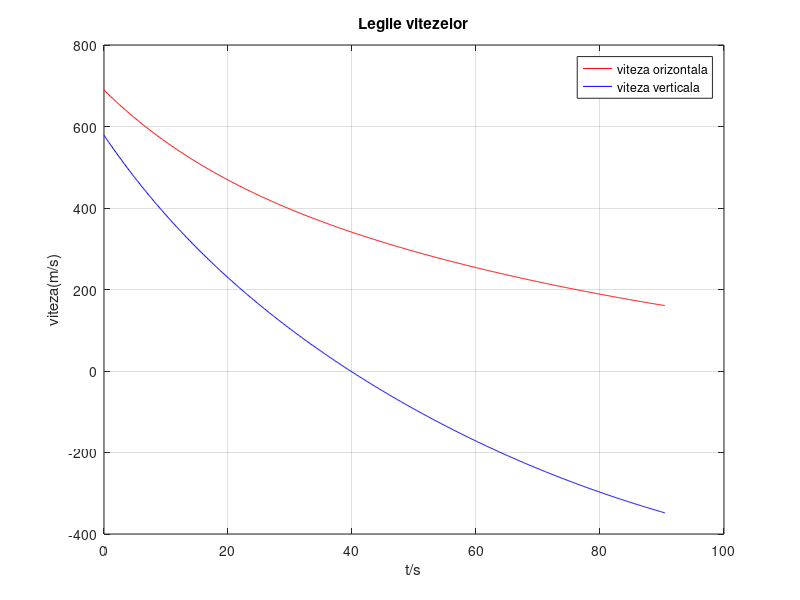
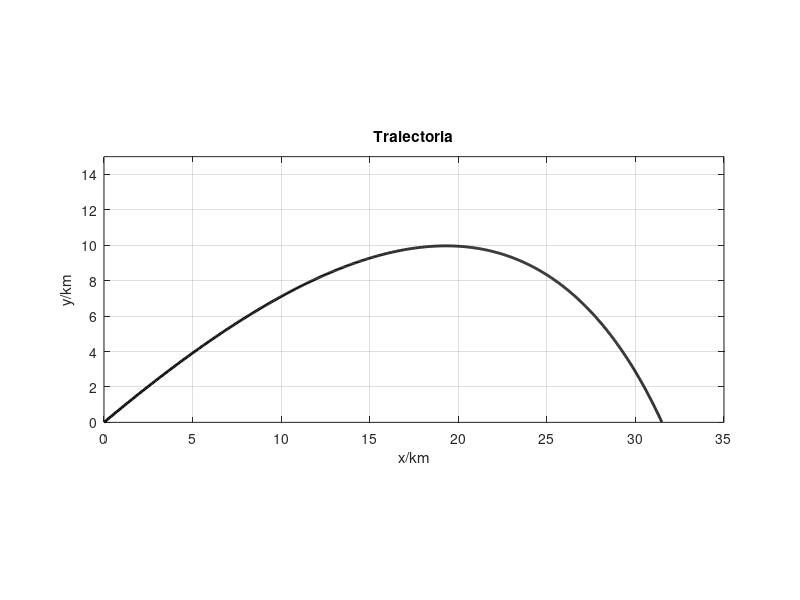

The MATLAB source for these figures, in order:
% Acesta este un comentariu
% Miscarea unui proiectil cu frecare fluida
clear; % sterge toate variabile din workspace
close all; % inchide toate ferestrele grafice
clc; % clear command window
g=9.81; % m/s^2; acceleratia gravitationala
m=1.2; % kg; masa proiectilului
v0=900; % m/s; viteza initiala
b1=m*g/v0; b2=m*g/v0^2; % coeficientii de frecare fluida
alpha0=40; % grade; unghi initial
t0=0; % s; momentul initial
tf=2*v0*sind(alpha0)/g; % supraestimare initiala, din problema Ff=0
N=1000; % numarul momentelor
% t=t0:deltat:tf; % progresie aritmetica cu precizarea ratiei
t=linspace(t0,tf,N); % progresie aritmetica cu precizarea lungimii sirului
dt=t(2)-t(1); % pasul de timp
vx=zeros(1,N); % prealocare pentru optimizarea ciclului
vy=vx;
x=zeros(1,N);
y=x;
vx(1)=v0*cosd(alpha0);
vy(1)=v0*sind(alpha0);
for i=1:N-1 % prima valoare : ratia : ultima valoare; ratia implicita 1
   aux=dt/m*(b1+b2*sqrt(vx(i)^2+vy(i)^2)); % ; inhiba ecoul/rezultatul
   vx(i+1)=vx(i)*(1-aux);
   vy(i+1)=vy(i)*(1-aux)-g*dt;
   x(i+1)=x(i)+vx(i)*dt;
   y(i+1)=y(i)+vy(i)*dt;
   if y(i+1)<0, break; end; % conditie de contact cu solul
end;
valid=1:i; % subsir cu semnificatie fizica
vx=vx(valid); vy=vy(valid); x=x(valid); y=y(valid); t=t(valid);
figure(1); % deschide fereastra grafica
plot(t,vx,'-r',t,vy,'-b');
xlabel('t/s'); ylabel('viteza(m/s)'); % etichete abscisa/ordonata
title('Legile vitezelor'); grid;
legend('viteza orizontala','viteza verticala');
figure(2);
set(2,'Position',[50,50,800,600]); % coordonate pixel stanga jos, lungime, inaltime
plot(x/1e3,y/1e3,'-k','LineWidth',2);
axis equal; % factor de scala comun pe x si y
axis([0 35 0 15]); % [xmin xmax ymin ymax]
xlabel('x/km'); ylabel('y/km'); % etichete abscisa/ordonata
title('Traiectoria'); grid;
ymax=max(y)/1e3;
afis=['Altitudinea maxima este: ',num2str(ymax),' km'];
disp(afis);